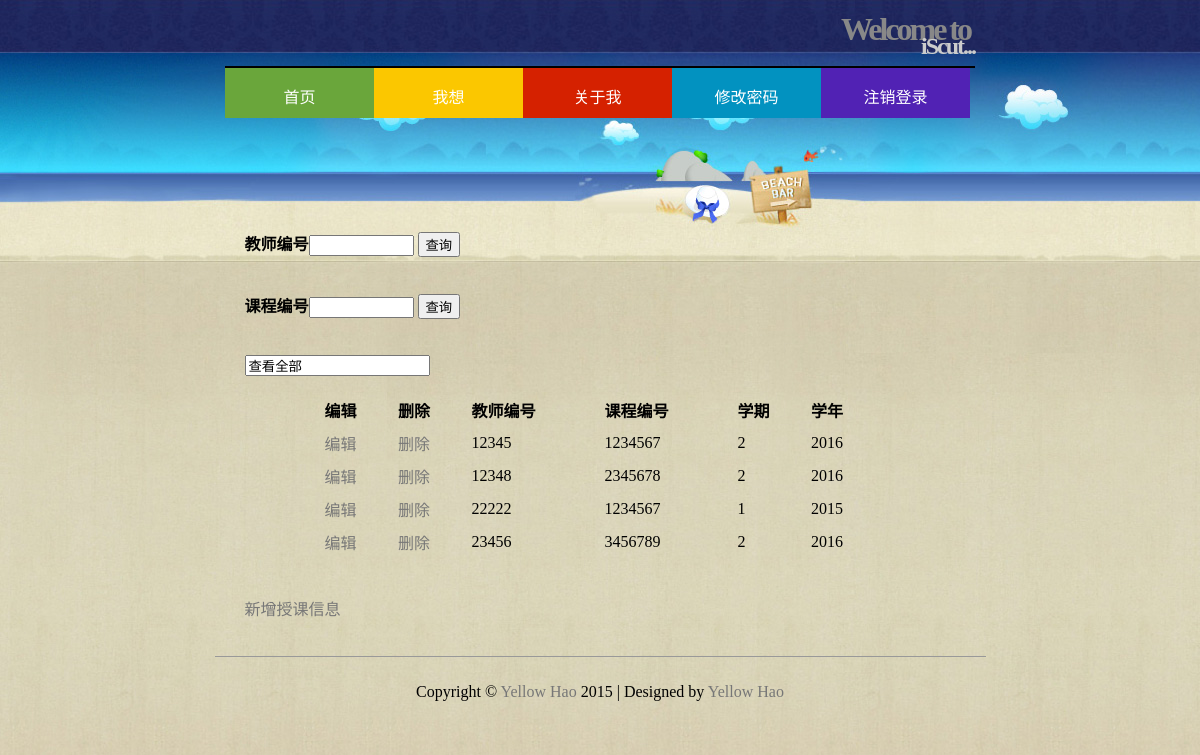
Page /iScut/htdocs/m_teaches.php (signed in) on the committed database.
### tables this page shows
CREATE TABLE `teaches` (
  `t_id` char(5) NOT NULL,
  `c_id` char(7) NOT NULL,
  `semester` enum('1','2') NOT NULL,
  `year` smallint(4) NOT NULL,
  `teaches_id` int(11) NOT NULL
);

### iScut/htdocs/m_teaches.php (the view, shortened to what this page needs)
<?php
require_once("../mysqli_connect.php");
$q="SELECT COUNT(*) FROM teaches";
$r=@mysqli_query($dbc,$q);
$row=mysqli_fetch_array($r,MYSQLI_NUM);
if($row[0]==0){
	echo '<h2>目前授课记录为空！</h2>';
}else{
	echo '<form action="m_teaches.php" method="POST">
	<p><b>教师编号</b><input type="text" name="tid" maxlength="5" size="10"/>
	<input type="submit" name="search_t_id" value="查询"/></p>
	<p><b>课程编号</b><input type="text" name="cid" manxlength="7" size="10"/>
	<input type="submit" name="search_c_id" value="查询" /></p>
	<p><input type=submit" name="all" value="查看全部" /></p></form>';
	$q="";
	if(isset($_POST['search_t_id'])){
		$tid=$_POST['tid'];
		$q="SELECT * FROM teaches WHERE t_id=$tid";
	}elseif(isset($_POST['search_c_id'])){
		$cid=$_POST['cid'];
		$q="SELECT * FROM teaches WHERE c_id=$cid";
	}else{
		$q="SELECT * FROM teaches";
	}
	$r=@mysqli_query($dbc,$q);
	if(mysqli_num_rows($r)==0){
		echo '<h2>查无记录！</h2>';
	}else{
		echo '<table align="center" cellspacing="3" cellpadding="3" width="75%">
		<tr><td align="left"><b>编辑</b></td>
		<td align="left"><b>删除</b></td>
		<td align="left"><b>教师编号</b></td>
		<td align="left"><b>课程编号</b></td>
		<td align="left"><b>学期</b></td>
		<td align="left"><b>学年</b></td></tr>';
		while($row=mysqli_fetch_array($r)){
			echo '<tr><td align="left"><a href="edit_teaches.php?id='.$row['teaches_id'].'">编辑</a></td>
			<td align="left"><a href="delete_teaches.php?id='.$row['teaches_id'].'">删除</a></td>
			<td align="left">'.$row['t_id'].'</td><td align="left">'.$row['c_id'].'</td>
			<td align="left">'.$row['semester'].'</td><td align="left">'.$row['year'].'</td></tr>';
		}
		echo '</table>';
	}
}
		echo '<p><a href="new_teaches.php">新增授课信息</a></p>';
?>

### iScut/htdocs/includes/style.css (style rules this page uses)
a { color:#777; text-decoration:none; }
body { font-family:"Lucida Grande",arial,sans-serif; background:#CDCDCD url(../img/background.jpg) no-repeat fixed top; //background-position-x: 50%; font-family:微软雅黑; }
#header { border-bottom:2px solid #000000; height:60px; margin:0 auto; width:750px; }
#header h1 { color:#888; font-size:200%; letter-spacing:-3px; text-align:right; padding:5px; margin-top:-20px; margin-bottom:-40px; }
#header h2 { color:#CCC; font-size:150%; letter-spacing:-2px; text-align:right; }
#navigation { text-align:center; margin:0 auto; width:750px; position:relative; }
#navigation li { width:149px; height:50px; float:left; color:#191919; text-align:center; overflow:hidden; position:relative; }
#navigation ul { margin:0; padding:0; position:absolute; }
#navigation a { color:#FFF; text-decoration:none; }
#navigation p { padding:0px 5px; }
#navigation .green, .ngreen { background:#6AA63B; }
#navigation .yellow, .nyellow { background:#FBC700; }
#navigation .nred { background:#D52100; }
#navigation .purple,.npurple { background:#5122B4; }
#navigation .blue { background:#0292C0; }
#content { height:auto; margin:0 auto; padding:0 0 20px; width:751px; margin-top:125px; }
#content p { padding:20px 20px 0; }
#footer { border-top:1px solid #999; height:50px; margin:0 auto; padding:10px; text-align:center; width:751px; }

### rows in the picture
teaches: t "12345", c "1234567", semester "2", year "2016"
teaches: t "12348", c "2345678", semester "2", year "2016"
teaches: t "22222", c "1234567", semester "1", year "2015"
teaches: t "23456", c "3456789", semester "2", year "2016"
